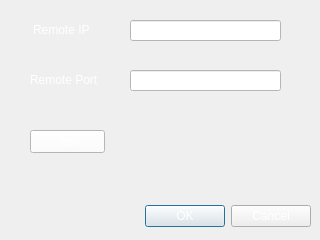
<?xml version="1.0" encoding="UTF-8"?>
<ui version="4.0">
 <class>Dialog</class>
 <widget class="QDialog" name="Dialog">
  <property name="geometry">
   <rect>
    <x>0</x>
    <y>0</y>
    <width>320</width>
    <height>240</height>
   </rect>
  </property>
  <property name="minimumSize">
   <size>
    <width>320</width>
    <height>240</height>
   </size>
  </property>
  <property name="maximumSize">
   <size>
    <width>320</width>
    <height>240</height>
   </size>
  </property>
  <property name="windowTitle">
   <string>Connect to share host</string>
  </property>
  <property name="styleSheet">
   <string notr="true">background:url(:/bk_pic/post-bg-desk.jpg);
font: 75 11pt &quot;Arial&quot;;</string>
  </property>
  <widget class="QDialogButtonBox" name="buttonBox">
   <property name="geometry">
    <rect>
     <x>10</x>
     <y>200</y>
     <width>301</width>
     <height>32</height>
    </rect>
   </property>
   <property name="focusPolicy">
    <enum>Qt::NoFocus</enum>
   </property>
   <property name="styleSheet">
    <string notr="true">color:rgb(255, 255, 255);
font: 75 11pt &quot;Arial&quot;;</string>
   </property>
   <property name="orientation">
    <enum>Qt::Horizontal</enum>
   </property>
   <property name="standardButtons">
    <set>QDialogButtonBox::Cancel|QDialogButtonBox::Ok</set>
   </property>
   <property name="centerButtons">
    <bool>false</bool>
   </property>
  </widget>
  <widget class="QLineEdit" name="lineEdit">
   <property name="geometry">
    <rect>
     <x>130</x>
     <y>20</y>
     <width>151</width>
     <height>21</height>
    </rect>
   </property>
   <property name="toolTip">
    <string>Pls input remote share host ip address</string>
   </property>
   <property name="styleSheet">
    <string notr="true">background:rgb(255, 255, 255)</string>
   </property>
  </widget>
  <widget class="QLabel" name="label">
   <property name="geometry">
    <rect>
     <x>33</x>
     <y>20</y>
     <width>71</width>
     <height>20</height>
    </rect>
   </property>
   <property name="styleSheet">
    <string notr="true">color:rgb(255, 255, 255);
font: 75 11pt &quot;Arial&quot;;</string>
   </property>
   <property name="text">
    <string>Remote IP</string>
   </property>
  </widget>
  <widget class="QLineEdit" name="lineEdit_2">
   <property name="geometry">
    <rect>
     <x>130</x>
     <y>70</y>
     <width>151</width>
     <height>21</height>
    </rect>
   </property>
   <property name="toolTip">
    <string>&lt;html&gt;&lt;head/&gt;&lt;body&gt;&lt;p&gt;Pls input remote share host port(default is 9999, if you don't know real port, pls keep this.&lt;/p&gt;&lt;/body&gt;&lt;/html&gt;</string>
   </property>
   <property name="styleSheet">
    <string notr="true">background:rgb(255, 255, 255)</string>
   </property>
  </widget>
  <widget class="QLabel" name="label_2">
   <property name="geometry">
    <rect>
     <x>30</x>
     <y>70</y>
     <width>91</width>
     <height>20</height>
    </rect>
   </property>
   <property name="styleSheet">
    <string notr="true">color:rgb(255, 255, 255);
font: 75 11pt &quot;Arial&quot;;</string>
   </property>
   <property name="text">
    <string>Remote Port</string>
   </property>
  </widget>
  <widget class="QPushButton" name="pushButton">
   <property name="geometry">
    <rect>
     <x>30</x>
     <y>130</y>
     <width>75</width>
     <height>23</height>
    </rect>
   </property>
   <property name="contextMenuPolicy">
    <enum>Qt::ActionsContextMenu</enum>
   </property>
   <property name="toolTip">
    <string>&lt;html&gt;&lt;head/&gt;&lt;body&gt;&lt;p&gt;&lt;span style=&quot; color:#000000;&quot;&gt;Test if this connection can be used.&lt;/span&gt;&lt;/p&gt;&lt;/body&gt;&lt;/html&gt;</string>
   </property>
   <property name="styleSheet">
    <string notr="true">background-color: rgb(255, 255, 255);
color: rgb(255, 255, 255);
selection-color: rgb(255, 255, 0);</string>
   </property>
   <property name="text">
    <string>Test</string>
   </property>
  </widget>
  <widget class="QLabel" name="label_3">
   <property name="geometry">
    <rect>
     <x>120</x>
     <y>130</y>
     <width>171</width>
     <height>21</height>
    </rect>
   </property>
   <property name="layoutDirection">
    <enum>Qt::LeftToRight</enum>
   </property>
   <property name="styleSheet">
    <string notr="true">color: rgb(255, 0, 0)</string>
   </property>
   <property name="text">
    <string/>
   </property>
  </widget>
 </widget>
 <resources>
  <include location="bk_pic.qrc"/>
 </resources>
 <connections>
  <connection>
   <sender>buttonBox</sender>
   <signal>accepted()</signal>
   <receiver>Dialog</receiver>
   <slot>accept()</slot>
   <hints>
    <hint type="sourcelabel">
     <x>248</x>
     <y>254</y>
    </hint>
    <hint type="destinationlabel">
     <x>157</x>
     <y>274</y>
    </hint>
   </hints>
  </connection>
  <connection>
   <sender>buttonBox</sender>
   <signal>rejected()</signal>
   <receiver>Dialog</receiver>
   <slot>reject()</slot>
   <hints>
    <hint type="sourcelabel">
     <x>316</x>
     <y>260</y>
    </hint>
    <hint type="destinationlabel">
     <x>286</x>
     <y>274</y>
    </hint>
   </hints>
  </connection>
 </connections>
</ui>
